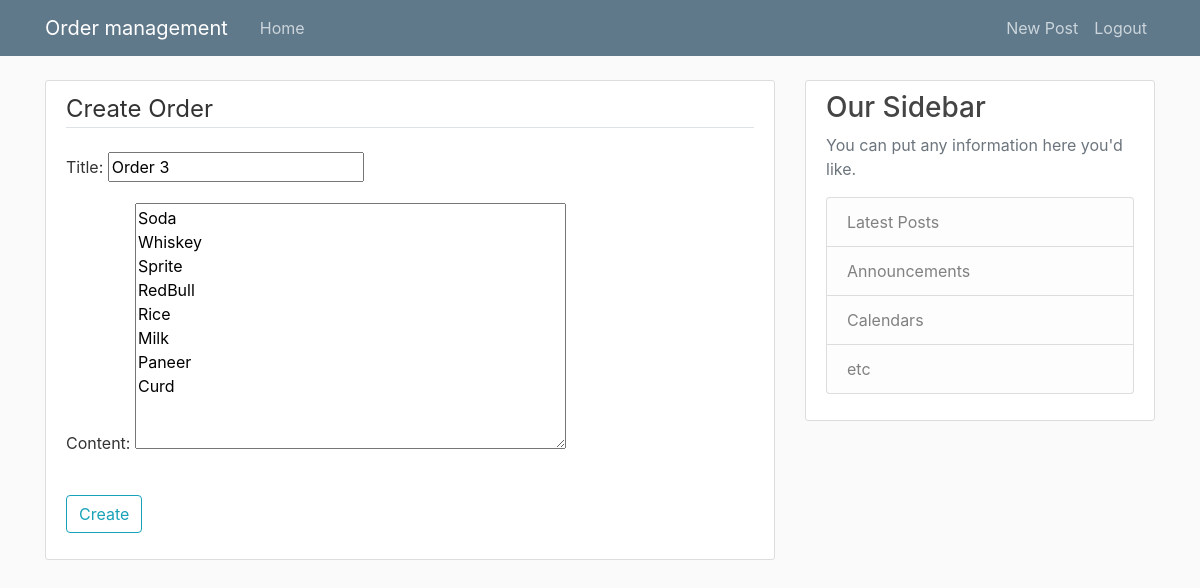
/blog/post/5/update/ (signed in), run on the app's committed database.
### blog/models.py (models this page shows, shortened)
class Post(models.Model):
	title=models.CharField(max_length=100)
	content=models.TextField()
	date_posted=models.DateTimeField(default=timezone.now)
	author=models.ForeignKey(User, on_delete=models.CASCADE)

### blog/views.py (the view, shortened to what this page needs)
# urls.py: path('post/<int:pk>/update/', PostUpdateView.as_view(), name='post-update'),
class PostUpdateView(LoginRequiredMixin, UserPassesTestMixin, UpdateView):
    model = Post
    fields = ['title', 'content']
    def test_func(self):
        post = self.get_object()
        if self.request.user == post.author:
            return True
        return False

### blog/templates/blog/post_form.html (shortened to what this page needs)
{% extends "blog/base.html" %}
{% block content %}
    <div class="content-section">
        <form method="POST">
            <fieldset class="form-group">
                <legend class="border-bottom mb-4">Create Order</legend>
                {{ form.as_p }}
            </fieldset>
            <div class="form-group">
                <button class="btn btn-outline-info" type="submit" href="{% url 'blog-home' %}">Create</button>
            </div>
        </form>
    </div>
{% endblock content %}

### blog/static/blog/main.css (style rules this page uses)
body { background: #fafafa; color: #333333; margin-top: 5rem; }
.content-section { background: #ffffff; padding: 10px 20px; border: 1px solid #dddddd; border-radius: 3px; margin-bottom: 20px; }

### data on the page
Post: title "Order 3", content "Soda Whiskey Sprite RedBull Rice Milk Paneer Curd"
